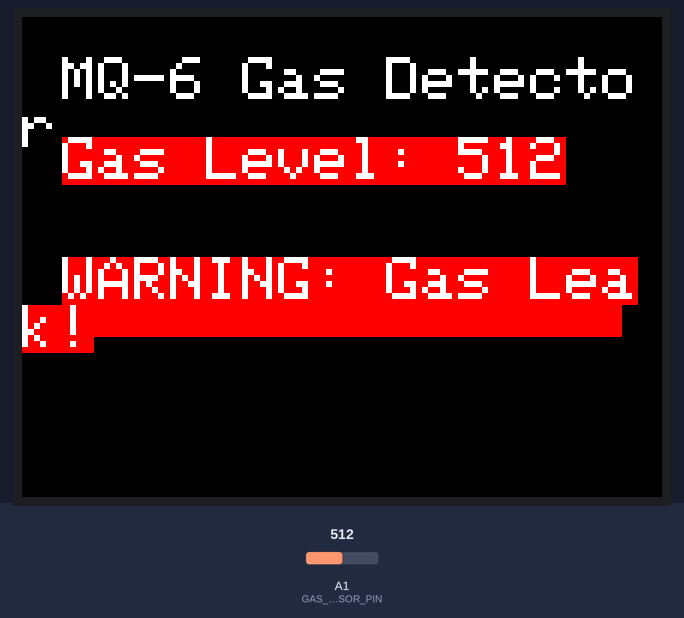
The sketch below on a simulated Arduino Uno, built with avr-gcc and run on an emulated ATmega328P. Shown: 320×240 colour display. Inputs (shaded band) come from the test bench; at power-on: A1 (GAS_SENSOR_PIN) = 512. What the sketch prints to the serial monitor is not drawn.

Above: at 1.4 s.
1.5 s: A1 (GAS_SENSOR_PIN) set to 340
At 3.0 s:
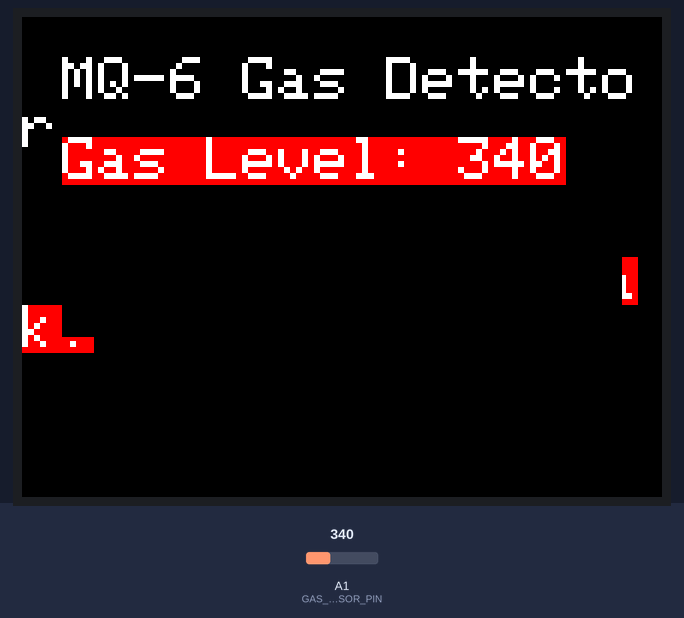
3.8 s: A1 (GAS_SENSOR_PIN) set to 360
At 5.5 s:
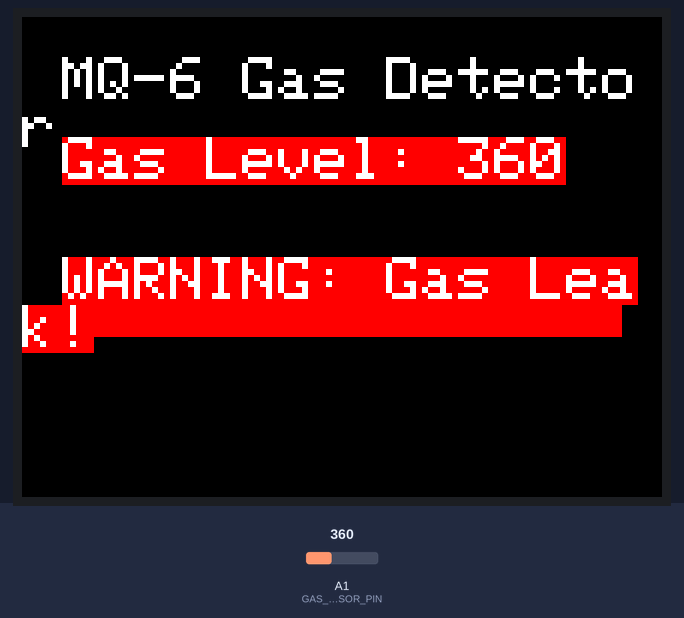
5.8 s: A1 (GAS_SENSOR_PIN) set to 306
At 7.1 s:
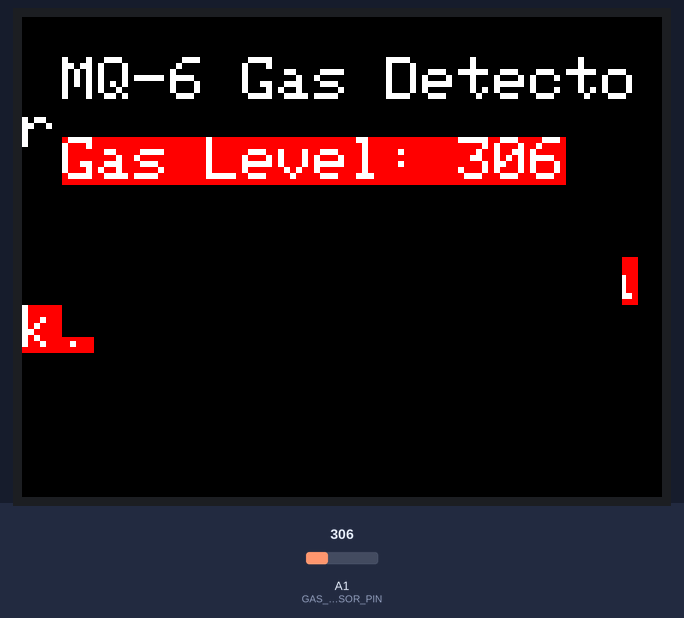
Timing chart, 0 to 8.8 s (numbered marks = the images above; inputs shaded):
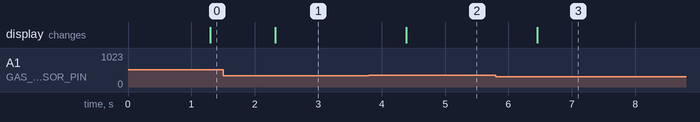

Measured:
- after the input at 1.5 s, the display: changes after 0.83 s (image 1)
- after the input at 3.8 s, the display: changes after 0.59 s (image 2)
- after the input at 5.8 s, the display: changes after 0.65 s (image 3)

The sketch:

gas_sensor.ino
```cpp
#include <MCUFRIEND_kbv.h>
#include <Adafruit_GFX.h>

#define BLACK   0x0000
#define RED     0xF800
#define WHITE   0xFFFF

#define GAS_SENSOR_PIN A1
#define THRESHOLD 350   // You can adjust this based on your room conditions

MCUFRIEND_kbv tft;

void setup() {
  Serial.begin(9600);
  uint16_t ID = tft.readID();
  tft.begin(ID);
  tft.setRotation(1);
  tft.fillScreen(BLACK);
  tft.setTextSize(3);
  tft.setTextColor(WHITE);
  tft.setCursor(20, 20);
  tft.print("MQ-6 Gas Detector");
}

void loop() {
  int gasValue = analogRead(GAS_SENSOR_PIN);
  Serial.print("Gas Value: ");
  Serial.println(gasValue);

  tft.fillRect(20, 60, 200, 40, BLACK);  // Clear previous value
  tft.setCursor(20, 60);
  tft.print("Gas Level: ");
  tft.print(gasValue);

  if (gasValue > THRESHOLD) {
    tft.fillRect(20, 120, 280, 40, RED);
    tft.setTextColor(WHITE, RED);
    tft.setCursor(20, 120);
    tft.print("WARNING: Gas Leak!");
  } else {
    tft.fillRect(20, 120, 280, 40, BLACK);  // Clear warning
  }

  delay(1000);
}
```
